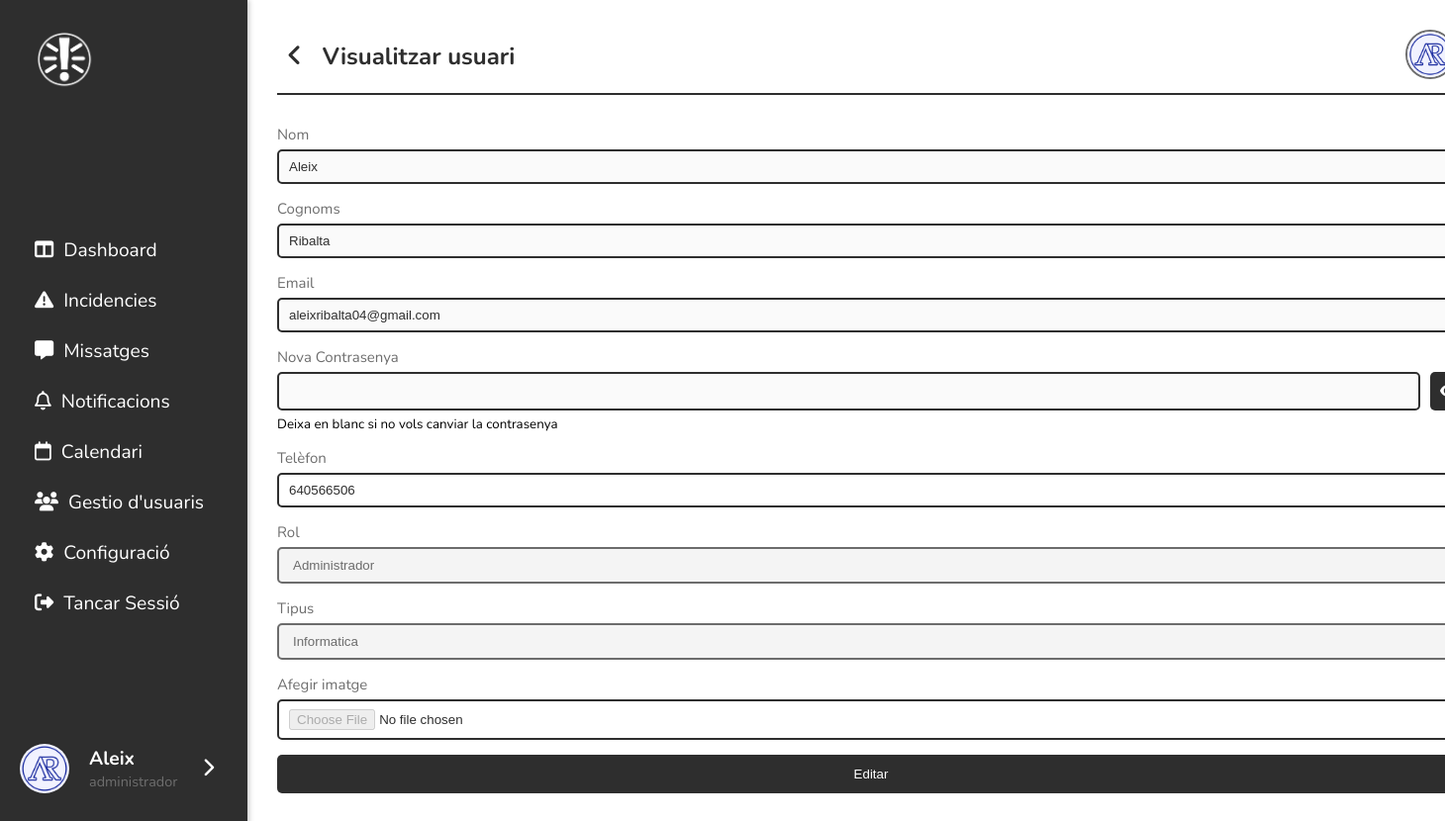
Page /public/index.php?action=editarUsuaris&id=13 (signed in) on the committed database.
### tables this page shows
CREATE TABLE `usuaris` (
  `id_usuari` int(11) NOT NULL,
  `nom` varchar(100) NOT NULL,
  `cognoms` varchar(150) NOT NULL,
  `email` varchar(150) NOT NULL,
  `contrasenya` varchar(255) NOT NULL,
  `rol` enum('usuari','administrador','tecnic') DEFAULT 'usuari',
  `data_creacio` timestamp NOT NULL DEFAULT current_timestamp(),
  `imatge` varchar(1000) NOT NULL,
  `telefono` int(11) DEFAULT NULL,
  `id_sector` int(11) DEFAULT NULL,
  `token` varchar(255) DEFAULT NULL,
  `token_expira` datetime DEFAULT NULL
);

CREATE TABLE `tipus_incidencia` (
  `id_tipus_incidencia` int(11) NOT NULL,
  `nom` varchar(100) NOT NULL,
  `descripcio` text DEFAULT NULL
);

### controllers/GestorUsuarisController.php (called while the page is built, shortened)
<?php
include_once '../config/database.php';
include_once '../models/GestorUsuaris.php';
class GestorUsuarisController{
    private $model;
    public function __construct() {
        $database = new Database();
        $this->conn = $database->connect();
        $this->model = new GestorUsuaris($this->conn);
    }
    public function obtenirUsuari($id) {
        return $this->model->obtenirUsuari($id);
    }
}

### config/database.php (called while the page is built, shortened)
<?php
class Database {
    private $host = 'srv966.hstgr.io';
    private $db_name = 'u505002782_incidenciesja';
    private $username = 'u505002782_administrador';
    private $password = 'uD&i8rx6XeBH8AeGrdr!eY';
    public function connect() {
        $this->conn = new mysqli($this->host, $this->username, $this->password, $this->db_name);
        return $this->conn;
    }
}
?>

### models/GestorUsuaris.php (called while the page is built, shortened)
<?php
class GestorUsuaris {
    private $conn;
    public function __construct($db) {
        $this->conn = $db;
    }
    public function obtenirUsuari($id) {
        $stmt = $this->conn->prepare("SELECT u.*, ti.nom AS tipus_nom FROM usuaris u LEFT JOIN tipus_incidencia ti ON u.id_sector = ti.id_tipus_incidencia WHERE u.id_usuari = ?");
        $stmt->bind_param("i", $id);
        $stmt->execute();
        return $stmt->get_result()->fetch_assoc();
    }
}

### views/usuaris/editarusuaris.php (the view, shortened to what this page needs)
<?php
    include_once '../controllers/GestorUsuarisController.php';
    $controller = new GestorUsuarisController();
    $roles = $controller->obtenirRol();
    $tipus = $controller->obtenirTipus();
    $usuari = $controller->obtenirUsuari($_GET['id']);
?>
<div class="contenedor">
    <div class="menu_top">
        <div>
            <a class="btn_tornar" href="../public/index.php?action=mostrarUsuaris"><i class="fa-solid fa-angle-left"></i></a>
            <h2 id ="pageTitle">Visualitzar usuari</h2>
        </div>
        <img id="preview" class="img_user_edit" src="../public/assets/profile/<?= $usuari['imatge'] ?>" alt="Previsualización de la imagen">
    </div>
    <form action="../controllers/GestorUsuarisController.php" method="POST" enctype="multipart/form-data" id="editForm">
        <div class="form_element">
            <label for="nom">Nom</label>
            <input type="text" name="nom" id="nom" value="<?= htmlspecialchars($usuari['nom']) ?>" required disabled>
        </div>
        <div class="form_element">
            <label for="cognoms">Cognoms</label>
            <input type="text" name="cognoms" id="cognoms" value="<?= htmlspecialchars($usuari['cognoms']) ?>" required disabled>
        </div>
        <div class="form_element">
            <label for="email">Email</label>
            <input type="email" name="email" id="email" value="<?= htmlspecialchars($usuari['email']) ?>" required disabled oninput="verificarCorreo()">
        </div>
        <div class="form_element">
            <label for="password">Nova Contrasenya</label>
            <div class="password-container">
                <input type="password" name="password" id="password" disabled>
                <button type="button" id="togglePassword" class="toggle-password" disabled>
                    <i class="fa fa-eye"></i>
                </button>
            </div>
            <small>Deixa en blanc si no vols canviar la contrasenya</small>
        </div>
        <div class="form_element">
            <label for="telefono">Telèfon</label>
            <input type="text" name="telefono" id="telefono" value="<?= htmlspecialchars($usuari['telefono']) ?>" required disabledpattern="\d*" inputmode="numeric" oninput="this.value = this.value.replace(/[^0-9]/g, '');">
        </div>
        <div class="form_element">
            <label for="rol">Rol</label>
            <select name="rol" id="rol" required onchange="handleRoleChange(event)" disabled>
                <?php if (isset($roles)): ?>
                    <option value="<?= $usuari['rol'] ?>" selected><?= ucfirst($usuari['rol']) ?></option>
                <?php endif; ?>
            </select>
        </div>
        <div class="form_element" id="tipus-container">
            <label for="tipus">Tipus</label>
            <select name="tipus" id="tipus" onchange disabled>
                <?php if (isset($tipus)): ?>
                    <option value="<?= $usuari['id_sector'] ?>" selected><?= ucfirst($usuari['tipus_nom']) ?></option>
                <?php endif; ?>
            </select>
        </div>
        <div class="form_element">
            <label for="imatge" class="upload-label">Afegir imatge</label>
            <input type="file" name="imatge" id="imatge" onchange="previewImage(event)" disabled>
        </div>
        <div class="form_element">
            <button type="button" id="editButton" onclick="enableEditing()">Editar</button>
        </div>
    </form>
</div>

### public/css/main.css (style rules this page uses)
:root { --color-primary: #2E2E2E; --color-secondary: white; --color-tertiary: #6e6e6e; --color-quaternary: #c2c2c2; --color-altes: #ff9b9b; --color-baixes: #ccffcc; --color-moderades: #fff9a1; --color-links: #007bff; }
* { margin: 0; padding: 0; box-sizing: border-box; }
body { display: flex; width: 100%; flex-direction: row; font-family: 'Nunito', sans-serif; }
@media (min-width: 769px) { body { flex-direction: row; } }
@media (min-width: 769px) { .contenedor { width: 1200px; } }
@media (min-width: 769px) { .menu_top { padding-bottom: 10px; border-bottom: 2px solid var(--color-primary); } }
.contenedor { display: flex; align-items: center; flex-direction: column; margin: 0 10px; }
.menu_top { display: flex; justify-content: space-between; width: 100%; margin: 10px 0; color: var(--color-primary); }
.menu_top div { display: flex; align-items: center; gap: 10px; }
.btn_tornar { color: var(--color-primary); padding: 10px; cursor: pointer; font-size: 25px; }
.contenedor form { display: flex; flex-direction: column; gap: 15px; width: 100%; margin: 20px 0; }
.form_element { display: flex; flex-direction: column; gap: 5px; width: 100%; }
.form_element input { padding: 8px 10px; border: 2px solid var(--color-primary); border-radius: 5px; color: var(--color-primary); }
.form_element label { font-size: 15px; color: var(--color-tertiary); }
.form_element select { padding: 8px 10px; border: 2px solid var(--color-primary); border-radius: 5px; color: var(--color-primary); }
.form_element option { padding: 8px 10px; border: 2px solid var(--color-primary); border-radius: 5px; color: var(--color-primary); }
.form_element button { background: var(--color-primary); color: white; padding: 12px 10px; border: none; border-radius: 5px; cursor: pointer; }

### public/css/gestionarusuaris.css (style rules this page uses)
.password-container { width: 100%; display: flex; flex-direction: row; }
.password-container input { width: 100%; }
.toggle-password { margin-left: 10px; }
.img_user_edit { margin-top: 0; max-width: 50px; max-height: 50px; border-radius: 50%; border: 2px solid var(--color-tertiary); margin-right: 10px; }

### rows in the picture
usuaris: imatge (picture), nom "Aleix", cognoms "Ribalta", email "aleixribalta04@gmail.com", telefono "640566506", rol "Administrador", tipus "Informatica"

### other values in the picture
$_SESSION['usuari']['nom'] "Aleix"
$_SESSION['usuari']['rol'] "administrador"
